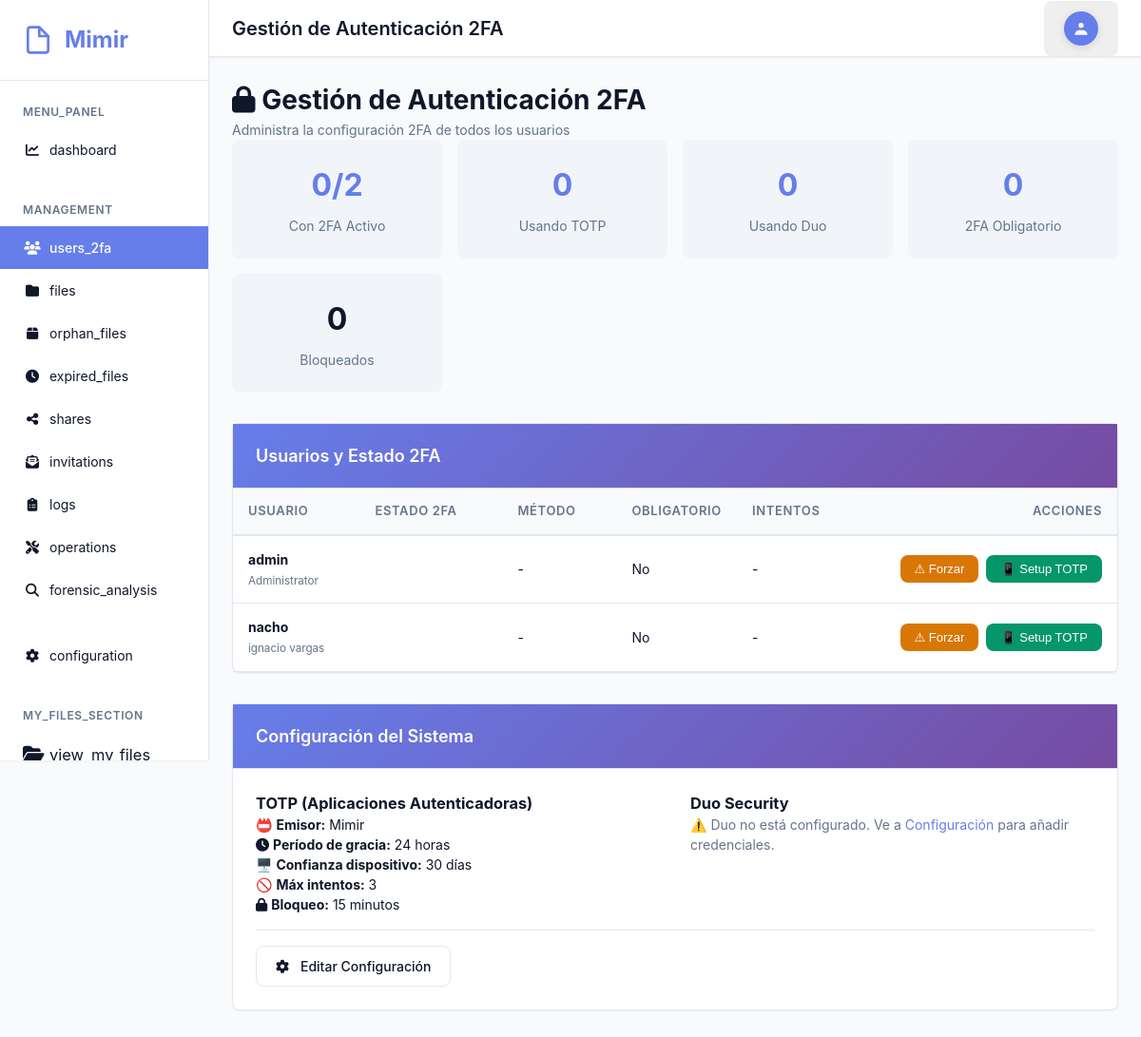
The app's page /admin/2fa_management.php (signed in) with its own data.
### tables this page shows
CREATE TABLE `users` (
  `id` int(11) NOT NULL AUTO_INCREMENT,
  `username` varchar(50) NOT NULL,
  `email` varchar(100) NOT NULL,
  `language` varchar(10) DEFAULT NULL,
  `password` varchar(255) DEFAULT NULL,
  `full_name` varchar(100) DEFAULT NULL,
  `role` enum('admin','user') NOT NULL DEFAULT 'user',
  `is_active` tinyint(1) NOT NULL DEFAULT 1,
  `is_ldap` tinyint(1) NOT NULL DEFAULT 0,
  `storage_quota` bigint(20) DEFAULT NULL COMMENT 'Storage quota in bytes, NULL = unlimited',
  `storage_used` bigint(20) NOT NULL DEFAULT 0,
  `require_2fa` tinyint(1) NOT NULL DEFAULT 0 COMMENT 'Admin can force 2FA for this user',
  `force_password_change` tinyint(1) NOT NULL DEFAULT 0 COMMENT 'Require user to change password on next login',
  `trusted_devices` text DEFAULT NULL COMMENT 'JSON array of trusted device hashes',
  `last_login` datetime DEFAULT NULL,
  `locked_until` datetime DEFAULT NULL,
  `created_at` timestamp NOT NULL DEFAULT current_timestamp(),
  `updated_at` timestamp NOT NULL DEFAULT current_timestamp() ON UPDATE current_timestamp(),
  PRIMARY KEY (`id`),
  UNIQUE KEY `username` (`username`),
  KEY `idx_role` (`role`),
  KEY `idx_is_active` (`is_active`),
  KEY `idx_require_2fa` (`require_2fa`),
  KEY `idx_force_password_change` (`force_password_change`)
);

### includes/database.php (called while the page is built, shortened)
<?php
class Database {
    private static $instance = null;
    private $conn;
    private function __construct() {
        try {
            $dsn = "mysql:host=" . DB_HOST . ";dbname=" . DB_NAME . ";charset=" . DB_CHARSET;
            $options = [
                PDO::ATTR_ERRMODE => PDO::ERRMODE_EXCEPTION,
                PDO::ATTR_DEFAULT_FETCH_MODE => PDO::FETCH_ASSOC,
                PDO::ATTR_EMULATE_PREPARES => false,
            ];
            $this->conn = new PDO($dsn, DB_USER, DB_PASS, $options);
        } catch (PDOException $e) {
            error_log("Database connection failed: " . $e->getMessage());
            throw new Exception("Database connection failed");
        }
    }
    public static function getInstance() {
        if (self::$instance === null) {
            self::$instance = new self();
        }
        return self::$instance;
    }
    public function getConnection() {
        return $this->conn;
    }
}

### classes/TwoFactor.php (called while the page is built, shortened)
<?php
class TwoFactor {
    private $db;
    public function __construct() {
        $this->db = Database::getInstance()->getConnection();
    }
    public function getConfig() {
        $stmt = $this->db->query("SELECT config_key, config_value FROM config WHERE config_key LIKE '2fa_%'");
        $config = [
            'totp_issuer' => 'Mimir',
            'grace_period_hours' => 24,
            'device_trust_days' => 30,
            'max_attempts' => 5,
            'lockout_minutes' => 15
        ];
        while ($row = $stmt->fetch(PDO::FETCH_ASSOC)) {
            $key = str_replace('2fa_', '', $row['config_key']);
            $config[$key] = $row['config_value'];
        }
        return $config;
    }
}

### classes/DuoAuth.php (called while the page is built, shortened)
<?php
class DuoAuth {
    private $db;
    private $config;
    public function __construct() {
        $this->db = Database::getInstance()->getConnection();
        $this->config = $this->loadConfig();
    }
    private function loadConfig() {
        $stmt = $this->db->query("
            SELECT config_key, config_value
            FROM config
            WHERE config_key IN ('duo_client_id', 'duo_client_secret', 'duo_api_hostname', 'duo_redirect_uri',
                                  'duo_integration_key', 'duo_secret_key')
        ");
        $config = [];
        while ($row = $stmt->fetch(PDO::FETCH_ASSOC)) {
            $key = str_replace('duo_', '', $row['config_key']);
            $config[$key] = $row['config_value'];
        }
        if (!isset($config['redirect_uri']) || empty($config['redirect_uri'])) {
            $config['redirect_uri'] = BASE_URL . '/login_2fa_duo_callback.php';
        }
        return $config;
    }
    public function isConfigured() {
        return !empty($this->config['client_id'])
            && !empty($this->config['client_secret'])
            && !empty($this->config['api_hostname']);
    }
    public function getConfig() {
        return [
            'client_id' => $this->config['client_id'] ?? '',
            'client_secret' => !empty($this->config['client_secret']) ? '***' : '',
            'api_hostname' => $this->config['api_hostname'] ?? '',
            'redirect_uri' => $this->config['redirect_uri'] ?? '',
            'is_configured' => $this->isConfigured()
        ];
    }
}

### public/admin/2fa_management.php (the view, shortened to what this page needs)
<?php
require_once __DIR__ . '/../../includes/config.php';
require_once __DIR__ . '/../../includes/database.php';
require_once __DIR__ . '/../../includes/layout.php';
require_once __DIR__ . '/../../classes/TwoFactor.php';
require_once __DIR__ . '/../../classes/DuoAuth.php';
$twoFactor = new TwoFactor();
$duoAuth = new DuoAuth();
$db = Database::getInstance()->getConnection();
$stmt = $db->query("
    SELECT
        u.id,
        u.username,
        u.email,
        u.full_name,
        u.require_2fa,
        u.is_active,
        uf.method,
        uf.is_enabled as has_2fa,
        uf.created_at as 2fa_since,
        (SELECT COUNT(*) FROM 2fa_attempts WHERE user_id = u.id) as total_attempts,
        (SELECT COUNT(*) FROM 2fa_attempts WHERE user_id = u.id AND success = 1) as successful_attempts,
        (SELECT COUNT(*) FROM 2fa_attempts WHERE user_id = u.id AND success = 0 AND attempted_at > DATE_SUB(NOW(), INTERVAL 15 MINUTE)) as recent_failures
    FROM users u
    LEFT JOIN user_2fa uf ON u.id = uf.user_id AND uf.is_enabled = 1
    ORDER BY u.username
");
$users = $stmt->fetchAll(PDO::FETCH_ASSOC);
$stats = [
    'total_users' => count($users),
    'with_2fa' => 0,
    'totp' => 0,
    'duo' => 0,
    'required' => 0,
    'locked' => 0
];
?>
<div class="content">
    <div class="page-header">
        <div>
            <h1><i class="fas fa-lock"></i> Gestión de Autenticación 2FA</h1>
            <p style="color: var(--text-muted);">Administra la configuración 2FA de todos los usuarios</p>
        </div>
    </div>
    <div class="stats-grid">
        <div class="stat-card">
            <div class="stat-value"><?php echo $stats['with_2fa']; ?>/<?php echo $stats['total_users']; ?></div>
            <div class="stat-label">Con 2FA Activo</div>
        </div>
        <div class="stat-card">
            <div class="stat-value"><?php echo $stats['totp']; ?></div>
            <div class="stat-label">Usando TOTP</div>
        </div>
        <div class="stat-card">
            <div class="stat-value"><?php echo $stats['duo']; ?></div>
            <div class="stat-label">Usando Duo</div>
        </div>
        <div class="stat-card">
            <div class="stat-value"><?php echo $stats['required']; ?></div>
            <div class="stat-label">2FA Obligatorio</div>
        </div>
        <div class="stat-card">
            <div class="stat-value" style="color: var(--danger);"><?php echo $stats['locked']; ?></div>
            <div class="stat-label">Bloqueados</div>
        </div>
    </div>
    <div class="card">
        <div class="card-header">
            <h2 class="card-title">Usuarios y Estado 2FA</h2>
        </div>
        <div class="card-body" style="padding: 0;">
            <table class="table">
                <thead>
                    <tr>
                        <th>Usuario</th>
                        <th style="width: 150px;">Estado 2FA</th>
                        <th style="width: 120px;">Método</th>
                        <th style="width: 120px;">Obligatorio</th>
                        <th style="width: 150px;">Intentos</th>
                        <th style="width: 250px; text-align: right;">Acciones</th>
                    </tr>
                </thead>
                <tbody>
                    <?php foreach ($users as $user): ?>
                        <tr>
                            <td>
                                <strong><?php echo htmlspecialchars($user['username']); ?></strong>
                                <?php if ($user['full_name']): ?>
                                    <br><small style="color: var(--text-muted);"><?php echo htmlspecialchars($user['full_name']); ?></small>
                                <?php endif; ?>
                            </td>
                            <td>
                                <?php if ($user['has_2fa']): ?>
                                    <span class="user-status status-enabled"><i class="fas fa-check"></i> Activo</span>
                                    <?php if ($user['2fa_since']): ?>
                                        <br><small style="color: var(--text-muted);">
                                            Desde <?php echo date('d/m/Y', strtotime($user['2fa_since'])); ?>
                                        </small>
                                    <?php endif; ?>
                                <?php else: ?>
                                    <span class="user-status status-disabled">✗ Inactivo</span>
                                <?php endif; ?>
                            </td>
                            <td>
                                <?php if ($user['method'] === 'totp'): ?>
                                    📱 TOTP
                                <?php elseif ($user['method'] === 'duo'): ?>
                                    <i class="fas fa-shield-alt"></i> Duo
                                <?php else: ?>
                                    -
                                <?php endif; ?>
                            </td>
                            <td>
                                <?php if ($user['require_2fa']): ?>
                                    <span class="user-status status-required">⚠ Sí</span>
                                <?php else: ?>
                                    No
                                <?php endif; ?>
                            </td>
                            <td>
                                <?php if ($user['total_attempts'] > 0): ?>
                                    <i class="fas fa-check"></i> <?php echo $user['successful_attempts']; ?> /
                                    ✗ <?php echo $user['total_attempts'] - $user['successful_attempts']; ?>
                                    <?php if ($user['recent_failures'] >= 5): ?>
                                        <br><span class="user-status status-locked"><i class="fas fa-lock"></i> Bloqueado</span>
                                    <?php endif; ?>
                                <?php else: ?>
                                    -
                                <?php endif; ?>
                            </td>
                            <td style="text-align: right;">
                                <div style="display: flex; gap: 0.5rem; justify-content: flex-end; flex-wrap: wrap;">
                                    <?php if (!$user['require_2fa']): ?>
                                        <form method="POST" style="display: inline;">
                                            <button type="submit" class="btn btn-sm btn-warning" title="Forzar 2FA">
                                                ⚠ Forzar
                                            </button>
                                        </form>
                                    <?php endif; ?>
                                    <?php if (!$user['has_2fa']): ?>
                                        <form method="POST" style="display: inline;">
                                            <button type="submit" class="btn btn-sm btn-success" title="Configurar TOTP">
                                                📱 Setup TOTP
                                            </button>
                                        </form>
                                    <?php endif; ?>
                                </div>
                            </td>
                        </tr>
                    <?php endforeach; ?>
                </tbody>
            </table>
        </div>
    </div>
    <div class="card" style="margin-top: 2rem;">
        <div class="card-header">
            <h2 class="card-title">Configuración del Sistema</h2>
        </div>
        <div class="card-body">
            <?php
            $config2fa = $twoFactor->getConfig();
            $duoConfig = $duoAuth->getConfig();
            ?>
            <div style="display: grid; grid-template-columns: 1fr 1fr; gap: 2rem;">
                <div>
                    <h3>TOTP (Aplicaciones Autenticadoras)</h3>
                    <ul style="list-style: none; padding: 0;">
                        <li>📛 <strong>Emisor:</strong> <?php echo htmlspecialchars($config2fa['totp_issuer']); ?></li>
                        <li><i class="fas fa-clock"></i> <strong>Período de gracia:</strong> <?php echo $config2fa['grace_period_hours']; ?> horas</li>
                        <li>🖥️ <strong>Confianza dispositivo:</strong> <?php echo $config2fa['device_trust_days']; ?> días</li>
                        <li>🚫 <strong>Máx intentos:</strong> <?php echo $config2fa['max_attempts']; ?></li>
                        <li><i class="fas fa-lock"></i> <strong>Bloqueo:</strong> <?php echo $config2fa['lockout_minutes']; ?> minutos</li>
                    </ul>
                </div>
                <div>
                    <h3>Duo Security</h3>
                    <?php if ($duoConfig['is_configured']): ?>
                        <ul style="list-style: none; padding: 0;">
                            <li>✅ <strong>Estado:</strong> Configurado</li>
                            <li>🌐 <strong>API Host:</strong> <?php echo htmlspecialchars($duoConfig['api_hostname']); ?></li>
                            <li><i class="fas fa-link"></i> <strong>Redirect URI:</strong> <small><?php echo htmlspecialchars($duoConfig['redirect_uri']); ?></small></li>
                            <li>
                                <?php if ($duoConfig['is_healthy']): ?>
                                    ✅ <strong>Health Check:</strong> <span style="color: var(--success);">OK</span>
                                <?php else: ?>
                                    ❌ <strong>Health Check:</strong> <span style="color: var(--danger);">Failed</span>
                                <?php endif; ?>
                            </li>
                        </ul>
                    <?php else: ?>
                        <p style="color: var(--text-muted);">
                            ⚠️ Duo no está configurado. Ve a <a href="<?php echo BASE_URL; ?>/admin/config.php">Configuración</a> para añadir credenciales.
                        </p>
                    <?php endif; ?>
                </div>
            </div>
            <div style="margin-top: 1rem; padding-top: 1rem; border-top: 1px solid var(--border-color);">
                <a href="<?php echo BASE_URL; ?>/admin/config.php" class="btn btn-outline"><i class="fas fa-cog"></i> Editar Configuración</a>
            </div>
        </div>
    </div>
</div>

### records on screen
users: username "admin", full_name "Administrator", require_2fa "No"
users: username "nacho", full_name "ignacio vargas", require_2fa "No"

### other values on screen
$siteName "Mimir"
t('menu_panel') "MENU_PANEL"
t('dashboard') "dashboard"
t('management') "MANAGEMENT"
t('users_2fa') "users_2fa"
t('files') "files"
t('orphan_files') "orphan_files"
t('expired_files') "expired_files"
t('shares') "shares"
t('invitations') "invitations"
t('logs') "logs"
t('operations') "operations"
t('forensic_analysis') "forensic_analysis"
t('configuration') "configuration"
t('my_files_section') "MY_FILES_SECTION"
